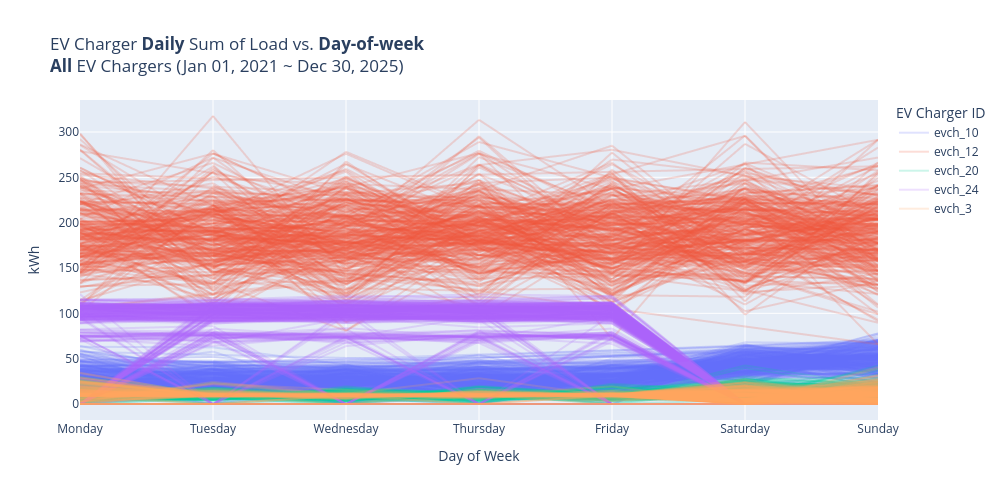
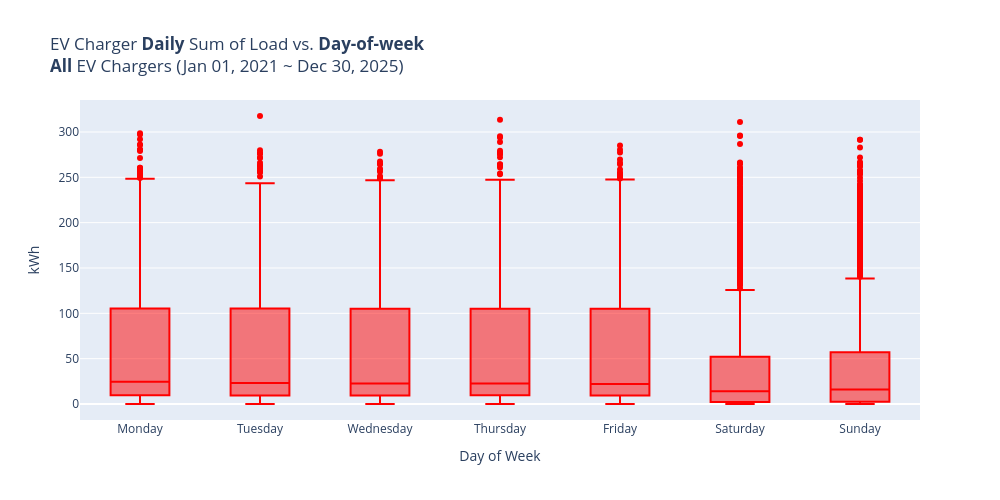

Notebook source saved alongside these figures, in order:
### Code cell
# Plotting day-of-week boxplots and line charts, first for all EV Chargers combined and then one EV Charger per plot.
plot_evch_daily_load_vs_dow(df_evch_enh, evch_id="all", chart_type="line")
plot_evch_daily_load_vs_dow(df_evch_enh, evch_id="all", chart_type="box")

### Figure 1 — Plotly figure (JSON) as saved in the notebook; plotly's stock layout.template omitted (floating-point values rounded to 4 significant figures; data arrays with more than 128 entries replaced by an {"elided": "..."} marker saying what was removed)
{"data": [{"hovertemplate": "EV Charger ID=evch_10<br>Day of Week=%{x}<br>kWh=%{y}<extra></extra>", "legendgroup": "evch_10", "line": {"color": "#636efa", "dash": "solid"}, "marker": {"symbol": "circle"}, "mode": "lines", "name": "evch_10", "opacity": 0.2, "showlegend": true, "type": "scattergl", "x": {"elided": "2078 str values"}, "xaxis": "x", "y": {"elided": "2078 float values"}, "yaxis": "y"}, {"hovertemplate": "EV Charger ID=evch_12<br>Day of Week=%{x}<br>kWh=%{y}<extra></extra>", "legendgroup": "evch_12", "line": {"color": "#EF553B", "dash": "solid"}, "marker": {"symbol": "circle"}, "mode": "lines", "name": "evch_12", "opacity": 0.2, "showlegend": true, "type": "scattergl", "x": {"elided": "2078 str values"}, "xaxis": "x", "y": {"elided": "2078 float values"}, "yaxis": "y"}, {"hovertemplate": "EV Charger ID=evch_20<br>Day of Week=%{x}<br>kWh=%{y}<extra></extra>", "legendgroup": "evch_20", "line": {"color": "#00cc96", "dash": "solid"}, "marker": {"symbol": "circle"}, "mode": "lines", "name": "evch_20", "opacity": 0.2, "showlegend": true, "type": "scattergl", "x": {"elided": "2080 str values"}, "xaxis": "x", "y": {"elided": "2080 float values"}, "yaxis": "y"}, {"hovertemplate": "EV Charger ID=evch_24<br>Day of Week=%{x}<br>kWh=%{y}<extra></extra>", "legendgroup": "evch_24", "line": {"color": "#ab63fa", "dash": "solid"}, "marker": {"symbol": "circle"}, "mode": "lines", "name": "evch_24", "opacity": 0.2, "showlegend": true, "type": "scattergl", "x": {"elided": "2080 str values"}, "xaxis": "x", "y": {"elided": "2080 float values"}, "yaxis": "y"}, {"hovertemplate": "EV Charger ID=evch_3<br>Day of Week=%{x}<br>kWh=%{y}<extra></extra>", "legendgroup": "evch_3", "line": {"color": "#FFA15A", "dash": "solid"}, "marker": {"symbol": "circle"}, "mode": "lines", "name": "evch_3", "opacity": 0.2, "showlegend": true, "type": "scattergl", "x": {"elided": "2080 str values"}, "xaxis": "x", "y": {"elided": "2080 float values"}, "yaxis": "y"}], "layout": {"height": 500, "legend": {"title": {"text": "EV Charger ID"}, "tracegroupgap": 0}, "title": {"text": "EV Charger <b>Daily</b> Sum of Load vs. <b>Day-of-week</b><br><b>All</b> EV Chargers (Jan 01, 2021 ~ Dec 30, 2025)"}, "width": 1000, "xaxis": {"anchor": "y", "domain": [0, 1], "title": {"text": "Day of Week"}}, "yaxis": {"anchor": "x", "domain": [0, 1], "title": {"text": "kWh"}}}}

### Figure 2 — Plotly figure (JSON) as saved in the notebook; plotly's stock layout.template omitted (floating-point values rounded to 4 significant figures; data arrays with more than 128 entries replaced by an {"elided": "..."} marker saying what was removed)
{"data": [{"alignmentgroup": "True", "hovertemplate": "Day of Week=%{x}<br>kWh=%{y}<extra></extra>", "legendgroup": "", "marker": {"color": "red"}, "name": "", "notched": false, "offsetgroup": "", "orientation": "v", "showlegend": false, "type": "box", "x": {"elided": "9123 str values"}, "x0": " ", "xaxis": "x", "y": {"elided": "9123 float values"}, "y0": " ", "yaxis": "y"}], "layout": {"boxmode": "group", "height": 500, "legend": {"tracegroupgap": 0}, "title": {"text": "EV Charger <b>Daily</b> Sum of Load vs. <b>Day-of-week</b><br><b>All</b> EV Chargers (Jan 01, 2021 ~ Dec 30, 2025)"}, "width": 1000, "xaxis": {"anchor": "y", "domain": [0, 1], "title": {"text": "Day of Week"}}, "yaxis": {"anchor": "x", "domain": [0, 1], "title": {"text": "kWh"}}}}
